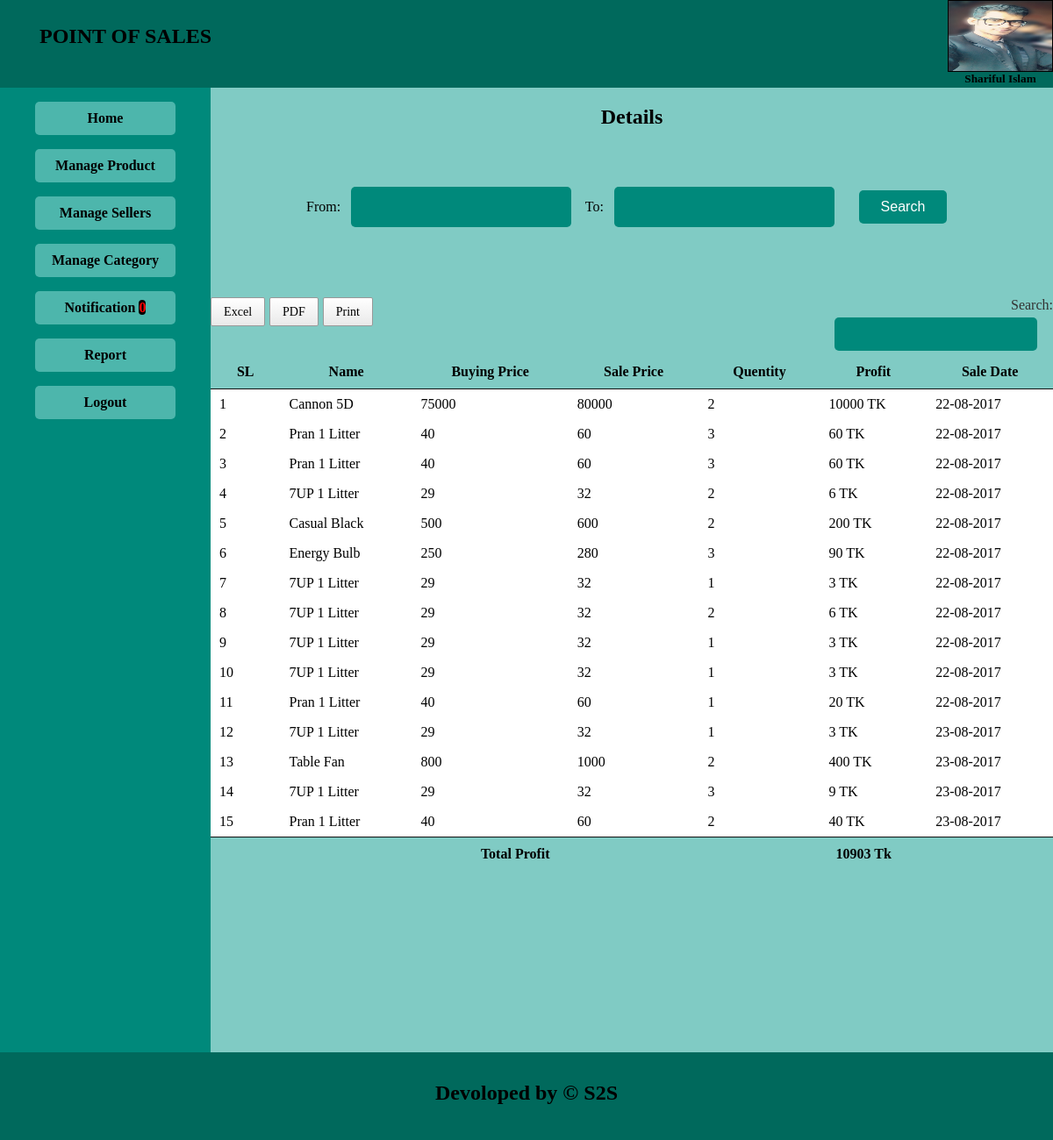
/admin/profit_report.php (signed in), run on the app's committed database.
### tables this page shows
CREATE TABLE `sales_details` (
  `sale_id` int(11) NOT NULL,
  `product_id` int(11) NOT NULL,
  `product_price` float NOT NULL,
  `product_quantity` int(11) NOT NULL,
  `sessionid` varchar(255) NOT NULL,
  `sellerid` int(11) NOT NULL,
  `sale_date` varchar(20) NOT NULL
);

CREATE TABLE `products` (
  `id` int(11) NOT NULL,
  `name` varchar(50) NOT NULL,
  `subcategory_id` int(11) NOT NULL,
  `buy_price` float NOT NULL,
  `sale_price` float NOT NULL,
  `discount` int(11) NOT NULL,
  `quantity` float NOT NULL
);

### admin/profit_report.php (the view, shortened to what this page needs)
<!DOCTYPE html>
<html>
<head>
	<link rel="stylesheet" type="text/css" href="css/style.css">
	<link href="calendar/jquery-ui.css" rel="stylesheet">
	<link rel="stylesheet" type="text/css" href="css/jquery.dataTables.min.css"/>
    <link rel="stylesheet" type="text/css" href="css/buttons.dataTables.min.css">
</head>
<body>
	<?php require("menu.php");?>
	<section>
		<h2 style="text-align: center;margin-bottom: 50px;"> Details</h2>
		<center>
			<form action="" method="post" style="margin: 20px;" >
				From:<input id="datepicker"  type="text" style="width: 223px; padding:14px; display: inline-block; margin-bottom: 60px" name="d1" class ="tcal" required>
				To:<input id="datepicker1"  type="text" style="width: 223px; padding:14px; display: inline-block;" name="d2" class ="tcal" required>
				<input style="width: 100px; margin-top: 20px; display: inline-block;" type="submit" name="button" value="Search">
			</form>
		</center>
		<table id="table">
		<thead>
			<tr>
				<th>SL</th>
				<th>Name</th>
				<th>Buying Price</th>
				<th>Sale Price</th>
				<th>Quentity</th>
				<th>Profit</th>
				<th>Sale Date</th>
			</tr>
			</thead>
			<tbody>
			<?php
			if(isset($_POST['button'])){
				$from = $_POST['d1'];
				$to = $_POST['d2'];
				$query="SELECT sales_details.*,products.* FROM sales_details,products WHERE sales_details.
			 product_id=products.id AND sale_date >= '$from' AND sale_date <= '$to'";
			 }
			 else{
				$query="SELECT sales_details.*,products.* FROM sales_details,products WHERE sales_details.
			 product_id=products.id";
			}
			$con = mysqli_connect('localhost', 'root', '', 'dbpos') or die('Database not Found.');
				$exquery = mysqli_query($con,$query) or die('Somthing went wrong');
				$i=0;
				$sum = 0;
        while ($result = mysqli_fetch_assoc($exquery)) {
           $i++;
				?>
				<tr>
			    <td><?php echo $i;?></td>
                <td><?php echo $result['name'];?></td>
                <td><?php echo $result['buy_price'];?></td>
                <td><?php echo $result['sale_price'];?></td>
                <td><?php echo $result['product_quantity'];?></td>
                <td><?php
               $stotal = ($result['sale_price'] - $result['buy_price'])*$result['product_quantity'];
               echo $stotal;?>
                TK</td>
                <td><?php echo $result['sale_date'];?></td>
            </tr>
            	<?php $sum = $sum+$stotal; ?>
				<?php }?>
				</tbody>
				<tfoot>
				<tr>
					<td style="text-align: center; font-weight: bold;" colspan="5">Total Profit</td>
					<td style="font-weight: bold;" colspan="3"><?php echo $sum;?> Tk</td>
				</tr></tfoot>
			</table>
		</section>
		<footer>
			<h2 style="text-align: center;margin: 0;padding: 33px 0px;">Devoloped by &copy; S2S</h2>
		</footer>
	</body>
	</html>

### admin/css/style.css (style rules this page uses)
body { margin: 0; padding: 0; width:100%; height: 1200px; }
section { background: #80cbc4 ; width: 80%; overflow: hidden; height: 1100px; }
footer { background: #00695c ; width: 100%; height: 100px; }
input { display: block; background: #00897b ; width: 90%; padding: 10px 15px; margin: 5px 12px; border: none; border-radius: 5px; color: white; font-size: 16px; }

### data on the page
sales_details: product.name "Cannon 5D", product.buy_price "75000", product.sale_price "80000", product_quantity "2", stotal "10000", sale_date "22-08-2017"
sales_details: product.name "Pran 1 Litter", product.buy_price "40", product.sale_price "60", product_quantity "3", sale_date "22-08-2017"
sales_details: product.name "Pran 1 Litter", product.buy_price "40", product.sale_price "60", product_quantity "3", sale_date "22-08-2017"
sales_details: product.name "7UP 1 Litter", product.buy_price "29", product.sale_price "32", product_quantity "2", stotal "6", sale_date "22-08-2017"
sales_details: product.name "Casual Black", product.buy_price "500", product.sale_price "600", product_quantity "2", stotal "200", sale_date "22-08-2017"
sales_details: product.name "Energy Bulb", product.buy_price "250", product.sale_price "280", product_quantity "3", stotal "90", sale_date "22-08-2017"
sales_details: product.name "7UP 1 Litter", product.buy_price "29", product.sale_price "32", product_quantity "1", stotal "3", sale_date "22-08-2017"
sales_details: product.name "7UP 1 Litter", product.buy_price "29", product.sale_price "32", product_quantity "2", stotal "6", sale_date "22-08-2017"
sales_details: product.name "7UP 1 Litter", product.buy_price "29", product.sale_price "32", product_quantity "1", stotal "3", sale_date "22-08-2017"
sales_details: product.name "7UP 1 Litter", product.buy_price "29", product.sale_price "32", product_quantity "1", stotal "3", sale_date "22-08-2017"
sales_details: product.name "Pran 1 Litter", product.buy_price "40", product.sale_price "60", product_quantity "1", stotal "20", sale_date "22-08-2017"
sales_details: product.name "7UP 1 Litter", product.buy_price "29", product.sale_price "32", product_quantity "1", stotal "3", sale_date "23-08-2017"
sales_details: product.name "Table Fan", product.buy_price "800", product.sale_price "1000", product_quantity "2", stotal "400", sale_date "23-08-2017"
sales_details: product.name "7UP 1 Litter", product.buy_price "29", product.sale_price "32", product_quantity "3", stotal "9", sale_date "23-08-2017"
sales_details: product.name "Pran 1 Litter", product.buy_price "40", product.sale_price "60", product_quantity "2", sale_date "23-08-2017"

### other printed values
$_SESSION['name'] "Shariful Islam…"
$val "0"
$sum "10903"
